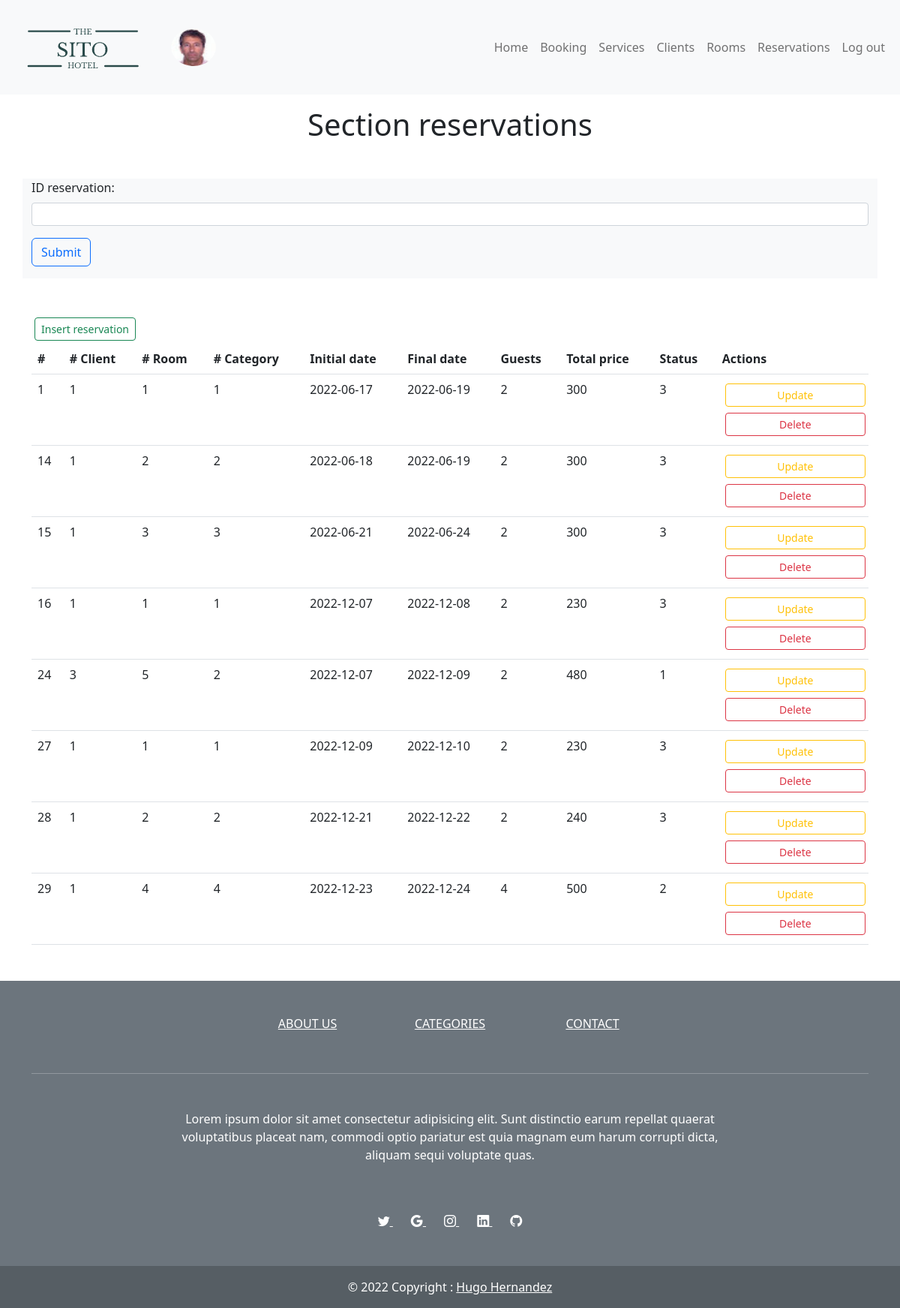
The app's page /reservations.php (signed in) with its own data.
### tables this page shows
CREATE TABLE IF NOT EXISTS `039_reservations` (
  `ID_reservation` int(11) NOT NULL AUTO_INCREMENT,
  `ID_client` int(11) NOT NULL,
  `ID_room` int(11) DEFAULT NULL,
  `ID_category` int(11) NOT NULL,
  `initial_date` date NOT NULL,
  `final_date` date NOT NULL,
  `number_guests` int(11) NOT NULL,
  `total_price` int(11) NOT NULL,
  `ID_status` int(11) NOT NULL DEFAULT 1,
  PRIMARY KEY (`ID_reservation`),
  KEY `ID_client` (`ID_client`),
  KEY `ID_room` (`ID_room`),
  KEY `ID_status` (`ID_status`),
  KEY `ID_category` (`ID_category`)
);

### reservations.php (the view, shortened to what this page needs)
<?php
require($_SERVER['DOCUMENT_ROOT'] . '/student039/dwes/templates/header.php');
include($_SERVER['DOCUMENT_ROOT'] . '/student039/dwes/db/connect_db.php');
$sql = "SELECT * FROM 039_reservations";
$result = mysqli_query($conn, $sql);
$reservations = mysqli_fetch_all($result, MYSQLI_ASSOC);
?>
<h1 class="text-center mt-3">Section reservations</h1>
<?php
include($_SERVER['DOCUMENT_ROOT'] . '/student039/dwes/forms/form_reservations_select.php');
?>
<div class="container my-5">
    <a class="m-1 btn btn-outline-success btn-sm" href="/student039/dwes/forms/form_reservations_insert.php">Insert reservation</a>
    <?php if ($reservations) : ?>
        <table class="table table-hover">
            <thead>
                <tr>
                    <th scope="col">#</th>
                    <th scope="col"># Client</th>
                    <th scope="col"># Room</th>
                    <th scope="col"># Category</th>
                    <th scope="col">Initial date</th>
                    <th scope="col">Final date</th>
                    <th scope="col">Guests</th>
                    <th scope="col">Total price</th>
                    <th scope="col">Status</th>
                    <th scope="col">Actions</th>
                </tr>
            </thead>
            <tbody>
                <?php foreach ($reservations as $reservation) : ?>
                    <tr>
                        <?php
                        $id = $reservation['ID_reservation'];
                        foreach ($reservation as $reservation_data) : ?>
                            <td>
                                <?php
                                echo $reservation_data ?? 'No room assigned'; ?>
                            </td>
                        <?php endforeach; ?>
                        <td>
                            <a class="w-100 m-1 btn btn-outline-warning btn-sm" href="/student039/dwes/forms/form_reservations_update.php?result=<?php echo $id ?>">Update</a>
                            <a class="w-100 m-1 btn btn-outline-danger btn-sm" href="/student039/dwes/forms/form_reservations_delete.php?result=<?php echo $id ?>">Delete</a>
                        </td>
                    </tr>
                <?php endforeach; ?>
            </tbody>
        </table>
    <?php endif; ?>
</div>
<?php
require($_SERVER['DOCUMENT_ROOT'] . '/student039/dwes/templates/footer.php');
?>
</body>
</html>

### templates/header.php (shortened to what this page needs)
<?php
$type_admin = 'admin';
?>
<!DOCTYPE html>
<html lang="en">
<head>
  <link rel="stylesheet" href="https://cdn.jsdelivr.net/npm/bootstrap@5.2.2/dist/css/bootstrap.min.css" />
  <link rel="stylesheet" href="https://cdn.jsdelivr.net/npm/bootstrap-icons@1.10.2/font/bootstrap-icons.css">
  <link rel="stylesheet" href="/student039/dwes/css/style.css">
</head>
<body>
  <header>
    <nav class="navbar navbar-expand-lg bg-light">
      <div class="container-fluid">
        <a href="/student039/dwes/index.php"><img class="navbar-brand" src="/student039/dwes/img/logo_hotel_navbar.png" alt="logo Hotel"></a>
        <?php if($_SESSION['type'] == $type_admin):?>
        <img id="user_pfp" class="navbar-brand" src="/student039/dwes/user_pfp/<?php echo $_SESSION['user']['pfp']?>" alt="logo Hotel">
        <?php endif;?>
        <?php
        switch ($_SESSION['type']) {
          case $type_admin:
            include($_SERVER['DOCUMENT_ROOT'] . '/student039/dwes/templates/nav_admin.php');
            break;
        }
        ?>
      </div>
    </nav>
  </header>

### templates/nav_admin.php
<div class="collapse navbar-collapse" id="navbarSupportedContent">
    <ul class="navbar-nav ms-auto mb-2 mb-lg-0">
        <li class="nav-item">
            <a class="nav-link" href="/student039/dwes/index.php">Home</a>
        </li>
        <li class="nav-item">
            <a class="nav-link" href="/student039/dwes/booking.php">Booking</a>
        </li>
        <li class="nav-item">
            <a class="nav-link" href="/student039/dwes/services.php">Services</a>
        </li>
        <li class="nav-item">
            <a class="nav-link" href="/student039/dwes/clients.php">Clients</a>
        </li>
        <li class="nav-item">
            <a class="nav-link" href="/student039/dwes/rooms.php">Rooms</a>
        </li>
        <li class="nav-item">
            <a class="nav-link" href="/student039/dwes/reservations.php">Reservations</a>
        </li>
        <li class="nav-item">
            <a class="nav-link" href="/student039/dwes/db/db_logout.php">Log out</a>
        </li>
    </ul>
</div>

### forms/form_reservations_select.php (shortened to what this page needs)
<div class="container bg-light my-5">
    <form action="" method="POST">
        <div class="mb-3">
            <label class="form-label" for="ID_reservation">ID reservation:</label>
            <input class="form-control form-control-sm" type="number" name="ID_reservation">
            <input class="btn btn-outline-primary my-3" type="submit" name="submit" value="Submit">
        </div>
    </form>
</div>

### templates/footer.php (shortened to what this page needs)
<footer class="text-center text-white bg-secondary">
    <div class="container">
        <section class="mt-5">
            <div class="row text-center d-flex justify-content-center pt-5">
                <div class="col-md-2">
                    <h6 class="text-uppercase font-weight-bold">
                        <a href="#!" class="text-white">About us</a>
                    </h6>
                </div>
                <div class="col-md-2">
                    <h6 class="text-uppercase font-weight-bold">
                        <a href="#!" class="text-white">Categories</a>
                    </h6>
                </div>
                <div class="col-md-2">
                    <h6 class="text-uppercase font-weight-bold">
                        <a href="#!" class="text-white">Contact</a>
                    </h6>
                </div>
            </div>
        </section>
        <hr class="my-5" />
        <section class="mb-5">
            <div class="row d-flex justify-content-center">
                <div class="col-lg-8">
                    <p>
                        Lorem ipsum dolor sit amet consectetur adipisicing elit. Sunt
                        distinctio earum repellat quaerat voluptatibus placeat nam,
                        commodi optio pariatur est quia magnam eum harum corrupti
                        dicta, aliquam sequi voluptate quas.
                    </p>
                </div>
            </div>
        </section>
        <section class="text-center mb-5">
            <a href="" class="text-white me-4">
                <i class="bi bi-twitter"></i>
            </a>
            <a href="" class="text-white me-4">
                <i class="bi bi-google"></i>
            </a>
            <a href="" class="text-white me-4">
                <i class="bi bi-instagram"></i>
            </a>
            <a href="" class="text-white me-4">
                <i class="bi bi-linkedin"></i>
            </a>
            <a href="https://github.com/HernandezHugo/GS-DAW/tree/master/student039/DWES" class="text-white me-4">
                <i class="bi bi-github"></i>
            </a>
        </section>
    </div>
    <div class="text-center p-3" style="background-color: rgba(0, 0, 0, 0.2)">
        © 2022 Copyright :
        <a class="text-white" href="https://github.com/HernandezHugo/GS-DAW/tree/master/student039/DWES">Hugo Hernandez</a>
    </div>
</footer>

### css/style.css (style rules this page uses)
#user_pfp { height: 60px; width: 60px; border-radius: 50%; }

### records on screen
039_reservations: reservation_data "1", initial_date "2022-06-17", final_date "2022-06-19", number_guests "2", total_price "300", ID_status "3"
039_reservations: ID_reservation "14", ID_client "1", reservation_data "2", initial_date "2022-06-18", final_date "2022-06-19", total_price "300", ID_status "3"
039_reservations: ID_reservation "15", ID_client "1", reservation_data "3", initial_date "2022-06-21", final_date "2022-06-24", number_guests "2", total_price "300"
039_reservations: ID_reservation "16", reservation_data "1", initial_date "2022-12-07", final_date "2022-12-08", number_guests "2", total_price "230", ID_status "3"
039_reservations: ID_reservation "24", ID_client "3", ID_room "5", reservation_data "2", initial_date "2022-12-07", final_date "2022-12-09", total_price "480", ID_status "1"
039_reservations: ID_reservation "27", reservation_data "1", initial_date "2022-12-09", final_date "2022-12-10", number_guests "2", total_price "230", ID_status "3"
039_reservations: ID_reservation "28", ID_client "1", reservation_data "2", initial_date "2022-12-21", final_date "2022-12-22", total_price "240", ID_status "3"
039_reservations: ID_reservation "29", ID_client "1", reservation_data "4", initial_date "2022-12-23", final_date "2022-12-24", total_price "500", ID_status "2"
